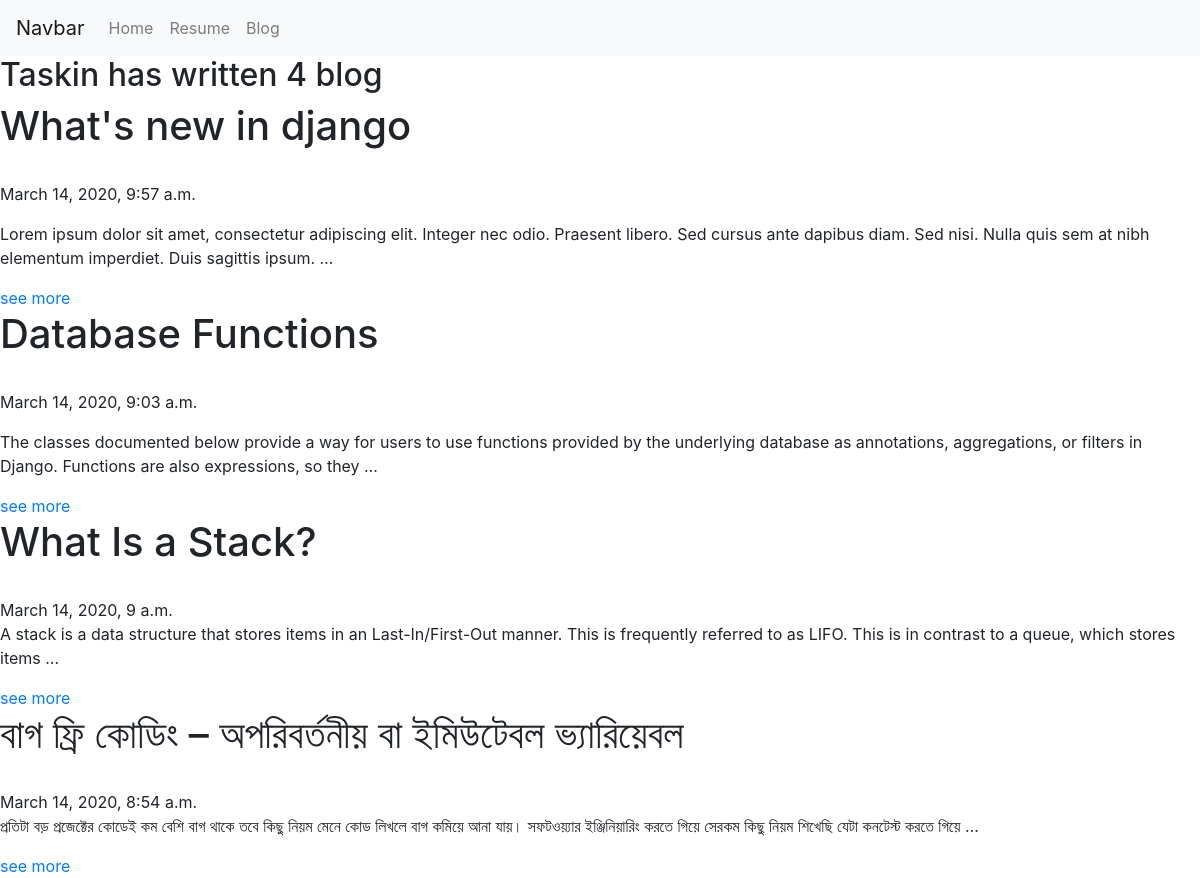
Screenshot of /blog/ with the database file from the repository.
### blog/models.py (models this page shows, shortened)
class Blog(models.Model):
    title =models.CharField(max_length=200)
    description=models.TextField()
    time=models.DateTimeField(auto_now_add=True)

### blog/views.py (the view)
# urls.py: path('',views.blog_home,name='blog_home'),
def blog_home(request):
    blogs=Blog.objects.order_by('-time')
    return render(request,"blog/bloghome.html",{"blogs":blogs})

### templates/blog/bloghome.html
{% extends 'base.html' %}
{% block content %}
{% load static %}
    <h2>Taskin has written {{blogs.count}} blog{{blog.count|pluralize}}</h2>
    {% for blog in blogs %}
    <h1>{{blog.title}}</h1>
    <br>{{blog.time}}</br>
    <p>{{blog.description|safe|truncatewords:30}}</p>
     <a href="{% url 'blog:blog_details' blog.id %}">see more</a>
    {% endfor %}
</body>
</html>
{% endblock %}

### rows the page displays
Blog: title "What's new in django", time "March 14, 2020, 9:57 a.m.", description "Lorem ipsum dolor sit amet, consectetur adipiscing elit. Integer nec odio. Praesent libero. Sed cursus ante dapibus diam. Sed nisi. Nulla quis sem at nibh elementum imperdiet. Duis sagittis ipsum. …"
Blog: title "Database Functions", time "March 14, 2020, 9:03 a.m.", description "The classes documented below provide a way for users to use functions provided by the underlying database as annotations, aggregations, or filters in Django. Functions are also expressions, so they …"
Blog: title "What Is a Stack?", time "March 14, 2020, 9 a.m.", description "A stack is a data structure that stores items in an Last-In/First-Out manner. This is frequently referred to as LIFO. This is in contrast to a queue, which stores items …"
Blog: title "বাগ ফ্রি কোডিং – অপরিবর্তনীয় বা ইমিউটেবল ভ‍্যারিয়েবল", time "March 14, 2020, 8:54 a.m.", description "প্রতিটা বড় প্রজেক্টের কোডেই কম বেশি বাগ থাকে তবে কিছু নিয়ম মেনে কোড লিখলে বাগ কমিয়ে আনা যায়। সফটওয়‍্যার ইঞ্জিনিয়ারিং করতে গিয়ে সেরকম কিছু নিয়ম শিখেছি যেটা কনটেস্ট করতে গিয়ে …"

### other values shown
{{ blogs.count }} "4"
